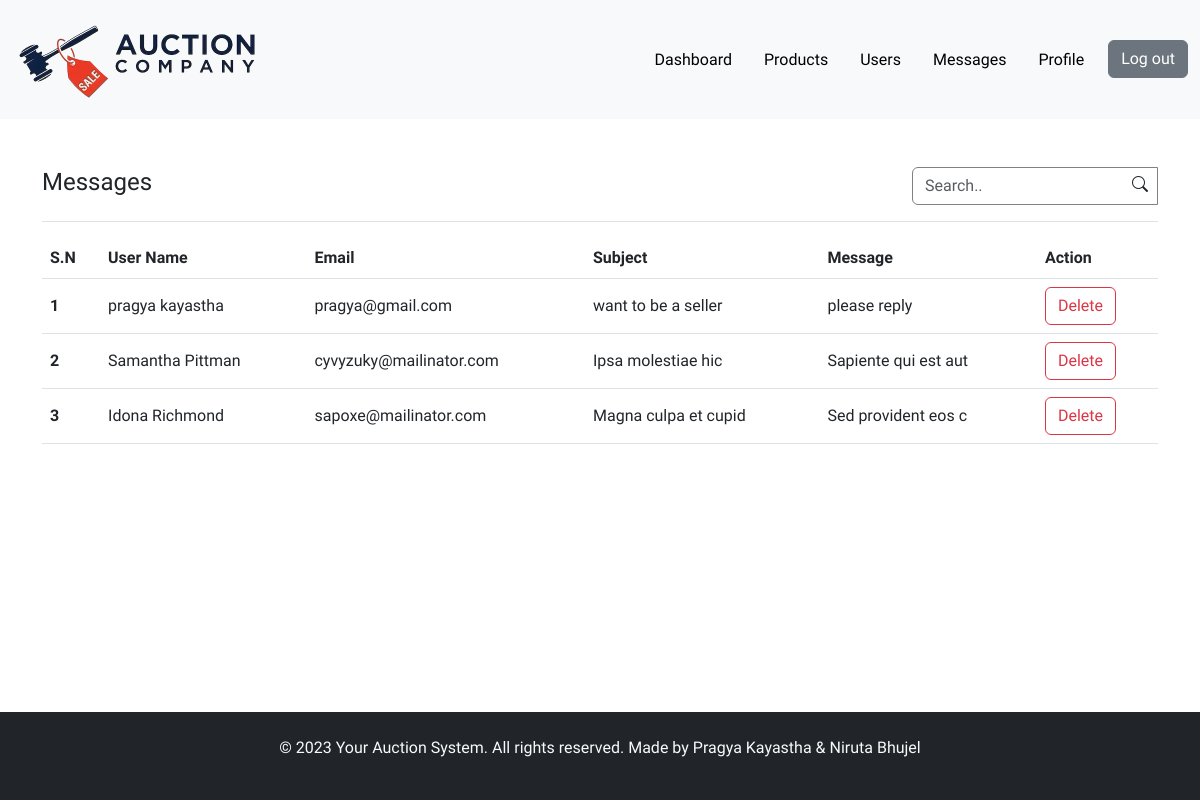
Screenshot of /admin/pages/messages.php (signed in) with the database file from the repository.
### tables this page shows
CREATE TABLE `contact_form` (
  `id` int(11) NOT NULL,
  `first_name` varchar(200) NOT NULL,
  `last_name` varchar(200) NOT NULL,
  `email` varchar(200) NOT NULL,
  `subject` varchar(200) NOT NULL,
  `message` text NOT NULL
);

### admin/pages/messages.php (the view, shortened to what this page needs)
<?php include '../header.php';
$query = "SELECT * FROM contact_form";
$result = mysqli_query($conn, $query);
$rows = mysqli_fetch_all($result, MYSQLI_ASSOC);
?>
<main class="pb-5">
    <?php $query = "SELECT * FROM contact_form";
    $result = mysqli_query($conn, $query);
    if (isset($_GET['s'])):
        $rows = $search_results;
    else:
        $rows = mysqli_fetch_all($result, MYSQLI_ASSOC);
    endif;
    ?>
    <div class="user-form my-5">
        <div class="container">
            <div class="title-wrapper d-flex align-items-center justify-content-between border-bottom
              pb-3 mb-3">
                <h4>Messages</h4>
                <form class="form">
                    <div class="input-group  search-wrapper">
                        <input name="s" type="text" <?php echo isset($_GET['s']) && $_GET['s'] != '' ? 'value  = ' . $_GET['s'] . ' ' : '' ?> class="form-control " placeholder="Search..">
                        <i class="icon bi bi-search"></i>
                    </div>
                </form>
            </div>
            <?php if ($rows): ?>
                <table class="table table-hover">
                    <thead>
                        <tr>
                            <th scope="col">S.N</th>
                            <th scope="col">User Name</th>
                            <th scope="col">Email</th>
                            <th scope="col">Subject</th>
                            <th scope="col">Message</th>
                            <th scope="col">Action</th>
                        </tr>
                    </thead>
                    <tbody>
                        <?php $i = 1;
                        foreach ($rows as $row) {
                            ?>
                            <tr>
                                <th scope="row">
                                    <?php echo $i; ?>
                                </th>
                                <td>
                                    <?php echo $row['first_name'] . ' ' . $row['last_name'] ?>
                                </td>
                                <td>
                                    <?php echo $row['email'] ?>
                                </td>
                                <td>
                                    <?php echo $row['subject'] ?>
                                </td>
                                <td>
                                    <?php echo $row['message'] ?>
                                </td>
                                    <td style="white-space:nowrap">
                                        <a data-bs-toggle="modal" data-bs-target="#deleteConfirmModal"
                                            href="?id=<?php echo $row['id'] ?>"
                                            class="btn btn-outline-danger modal-trigger">Delete</a>
                                    </td>
                            </tr>
                            <?php $i++;
                        } ?>
                    </tbody>
                </table>
            <?php else:
                if (isset($_GET['s'])):
                    ?>
                    <h3 class="text-center text-muted">Users not found.</h3>
                <?php else: ?>
                    <h5 class="text-center my-5">No messages found.</h5>
                <?php endif; endif; ?>
        </div>
    </div>
</main>
<?php include '../footer.php'; ?>

### admin/admin-style.css (style rules this page uses)
* { padding: 0; margin: 0; }
body { position: relative; min-height: 100vh; padding-bottom: 72px; font-family: 'Tektur', cursive; }
table { vertical-align: middle !important; }
table th { white-space: nowrap; }
.search-wrapper { position:relative }
.search-wrapper input { border: 1px solid grey; }
.search-wrapper .icon { position:absolute; right: 10px; top: 6px; z-index: 5; }

### rows the page displays
contact_form: first_name "pragya", last_name "kayastha", email "pragya@gmail.com", subject "want to be a seller", message "please reply"
contact_form: first_name "Samantha", last_name "Pittman", email "cyvyzuky@mailinator.com", subject "Ipsa molestiae hic", message "Sapiente qui est aut"
contact_form: first_name "Idona", last_name "Richmond", email "sapoxe@mailinator.com", subject "Magna culpa et cupid", message "Sed provident eos c"
